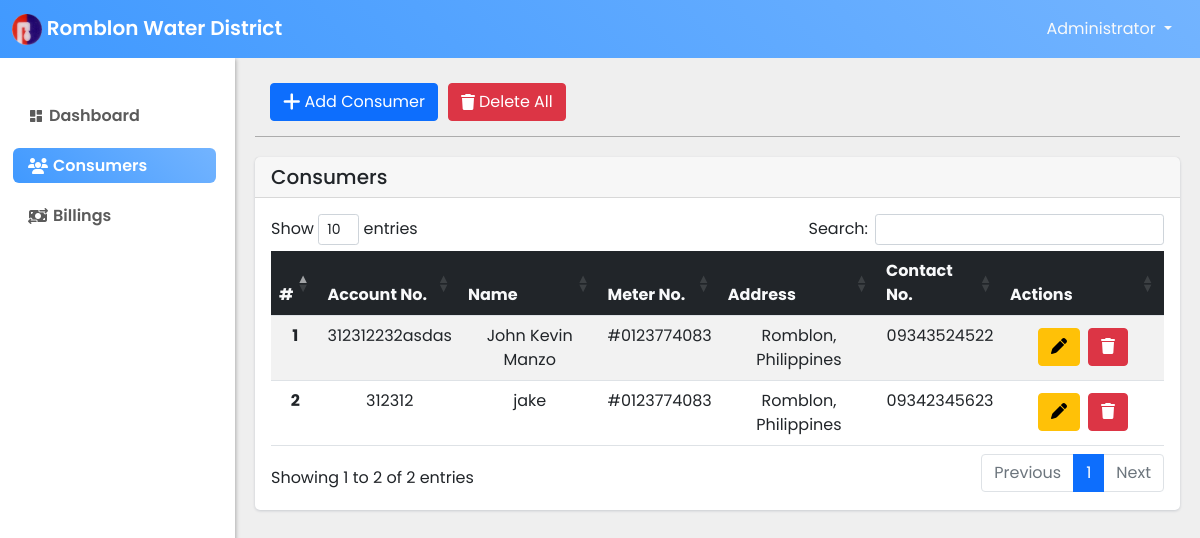
Screenshot of /consumers.php (signed in) with the database file from the repository.
### tables this page shows
CREATE TABLE `consumers` (
  `id` int(11) NOT NULL,
  `name` varchar(100) NOT NULL,
  `account_no` varchar(50) NOT NULL,
  `meter_no` varchar(50) NOT NULL,
  `address` varchar(100) NOT NULL,
  `phone` varchar(50) NOT NULL
);

### consumers.php (the view, shortened to what this page needs)
<?php
include('includes/user_actions.php');
?>
<!DOCTYPE html>
<html lang="en">
<head>
    <?php include('includes/head.php'); ?>
</head>
<body class="dashboard-body">
    <?php include('includes/dashboard_nav.php'); ?>
    <div class="content">
        <?php include('includes/dashboard_sidebar.php'); ?>
        <div class="main-content">
            <div class="container-fluid main-content">
                <div class="container button-container">
                    <button type="button" class="btn btn-primary d-flex align-items-center" data-bs-toggle="modal" data-bs-target="#addConsumer">
                        <i class='fa-solid fa-plus me-1 fs-5'></i> Add Consumer
                    </button>
                    <button type="button" class="btn btn-danger d-flex align-items-center" data-bs-toggle="modal" data-bs-target="#deleteConsumers">
                        <i class="fa-solid fa-trash me-1"></i> Delete All
                    </button>
                </div>
                <div class="card">
                    <h5 class="card-header">Consumers</h5>
                    <div class="container-fluid table-responsive-lg card-body">
                        <table class="table table-striped text-center" id="datatable">
                            <thead class="bg-dark text-light">
                                <tr>
                                    <th scope="col">#</th>
                                    <th scope="col">Account No.</th>
                                    <th scope="col">Name</th>
                                    <th scope="col">Meter No.</th>
                                    <th scope="col">Address</th>
                                    <th scope="col">Contact No.</th>
                                    <th scope="col">Actions</th>
                                </tr>
                            </thead>
                            <tbody>
                                <?php
                                $get_data = "SELECT * FROM consumers order by 1 desc";
                                $run_data = mysqli_query($conn, $get_data);
                                $i = 0;
                                while ($row = mysqli_fetch_assoc($run_data)) {
                                    $no = ++$i;
                                    $id = $row['id'];
                                    $account_no = $row['account_no'];
                                    $meter_no = $row['meter_no'];
                                    $name = $row['name'];
                                    $address = $row['address'];
                                    $phone = $row['phone'];
                                ?>
                                    <tr>
                                        <th scope="row"><?php echo $no; ?></th>
                                        <td><?php echo $account_no; ?></td>
                                        <td><?php echo $name; ?></td>
                                        <td><?php echo $meter_no; ?></td>
                                        <td><?php echo $address; ?></td>
                                        <td><?php echo $phone; ?></td>
                                        <td>
                                            <div class="container d-flex">
                                                <div class="m-1">
                                                    <a href="#" class="btn btn-warning" data-bs-toggle="modal" data-bs-target="#editConsumer<?php echo $id; ?>">
                                                        <i class="fa-solid fa-pen"></i>
                                                    </a>
                                                </div>
                                                <div class="m-1">
                                                    <a href="#" class="btn btn-danger" data-bs-toggle="modal" data-bs-target="#deleteConsumer<?php echo $id; ?>">
                                                        <i class="fa-solid fa-trash"></i>
                                                    </a>
                                                </div>
                                            </div>
                                        </td>
                                    </tr>
                                <?php
                                }
                                ?>
                            </tbody>
                        </table>
                    </div>
                </div>
            </div>
        </div>
    </div>
</body>
</html>

### css/style.css (style rules this page uses)
* { margin: 0; padding: 0; box-sizing: border-box; font-family: 'Poppins', sans-serif; }
.dashboard-body { display: grid; grid-template-columns: 100%; grid-template-rows: auto auto; }
.content { display: grid; grid-template-columns: 235px auto; height: calc(100vh - 58px); width: 100%; background-color: #efefef; position: relative; }
.content .main-content { width: 100%; height: 100%; padding: 5px 10px; overflow: auto; }
.card { border-radius: 5px; -webkit-box-shadow: 0 1px 2.94px 0.06px rgba(4, 26, 55, 0.16); box-shadow: 0 1px 2.94px 0.06px rgba(4, 26, 55, 0.16); border: none; margin-bottom: 30px; -webkit-transition: all 0.3s ease-in-out; transition: all 0.3s ease-in-out; }
.button-container { padding: 15px; display: flex; gap: 10px; border-bottom: 1px solid #acacac; margin-bottom: 20px; }

### rows the page displays
consumers: no "1", account_no "312312232asdas", name "John Kevin Manzo", meter_no "#0123774083", address "Romblon, Philippines", phone "09343524522"
consumers: no "2", account_no "312312", name "jake", meter_no "#0123774083", address "Romblon, Philippines", phone "09342345623"
